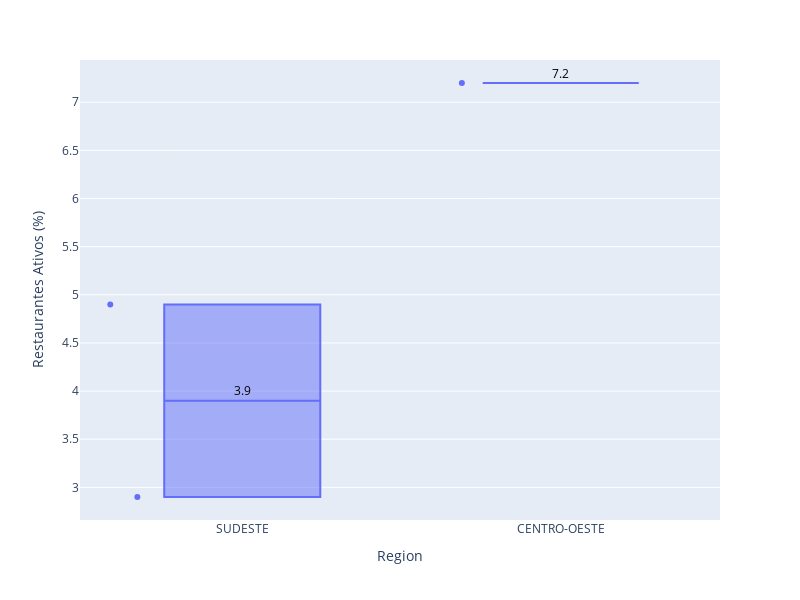
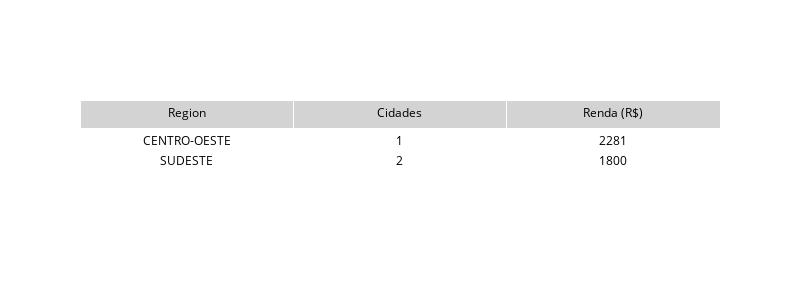

The notebook cell these images were saved under, in order:
### Markdown cell above
Para o cluster 1 eu tenho 171 cidades no sudeste com mediana de restaurantes ativos.
___

### Code cell
mf.boxplot_table_plotly(df=df_median, cluster=1)

### Figure 1 — Plotly figure (JSON) as saved in the notebook; plotly's stock layout.template omitted (floating-point values rounded to 4 significant figures)
{"data": [{"alignmentgroup": "True", "boxpoints": "all", "customdata": [[55.9, "DF", "BRASILIA"], [73.2, "RJ", "RIO DE JANEIRO"], [78.6, "SP", "SAO PAULO"]], "hovertemplate": "Region=%{x}<br>Restaurantes Ativos (%)=%{y}<br>chs=%{customdata[0]}<br>uf=%{customdata[1]}<br>cidade=%{customdata[2]}<extra></extra>", "legendgroup": "", "marker": {"color": "#636efa"}, "name": "", "notched": false, "offsetgroup": "", "orientation": "v", "showlegend": false, "type": "box", "x": ["CENTRO-OESTE", "SUDESTE", "SUDESTE"], "x0": " ", "xaxis": "x", "y": [7.2, 4.9, 2.9], "y0": " ", "yaxis": "y"}], "layout": {"annotations": [{"align": "center", "font": {"color": "black", "size": 12}, "showarrow": false, "text": "3.9", "x": "SUDESTE", "y": 3.9, "yshift": 10}, {"align": "center", "font": {"color": "black", "size": 12}, "showarrow": false, "text": "7.2", "x": "CENTRO-OESTE", "y": 7.2, "yshift": 10}], "boxmode": "group", "height": 600, "legend": {"tracegroupgap": 0}, "margin": {"t": 60}, "width": 800, "xaxis": {"anchor": "y", "categoryarray": ["SUDESTE", "CENTRO-OESTE"], "categoryorder": "array", "domain": [0, 1], "title": {"text": "Region"}}, "yaxis": {"anchor": "x", "domain": [0, 1], "title": {"text": "Restaurantes Ativos (%)"}}}}

### Figure 2 — Plotly figure (JSON) as saved in the notebook; plotly's stock layout.template omitted (floating-point values rounded to 4 significant figures)
{"data": [{"cells": {"align": "center", "fill": {"color": "white"}, "font": {"color": "black", "size": 12}, "values": [["CENTRO-OESTE", "SUDESTE"], [1, 2], [2281, 1800]]}, "header": {"align": "center", "fill": {"color": "lightgray"}, "font": {"color": "black", "size": 12}, "values": ["Region", "Cidades", "Renda (R$)"]}, "type": "table"}], "layout": {"height": 300, "width": 800}}
